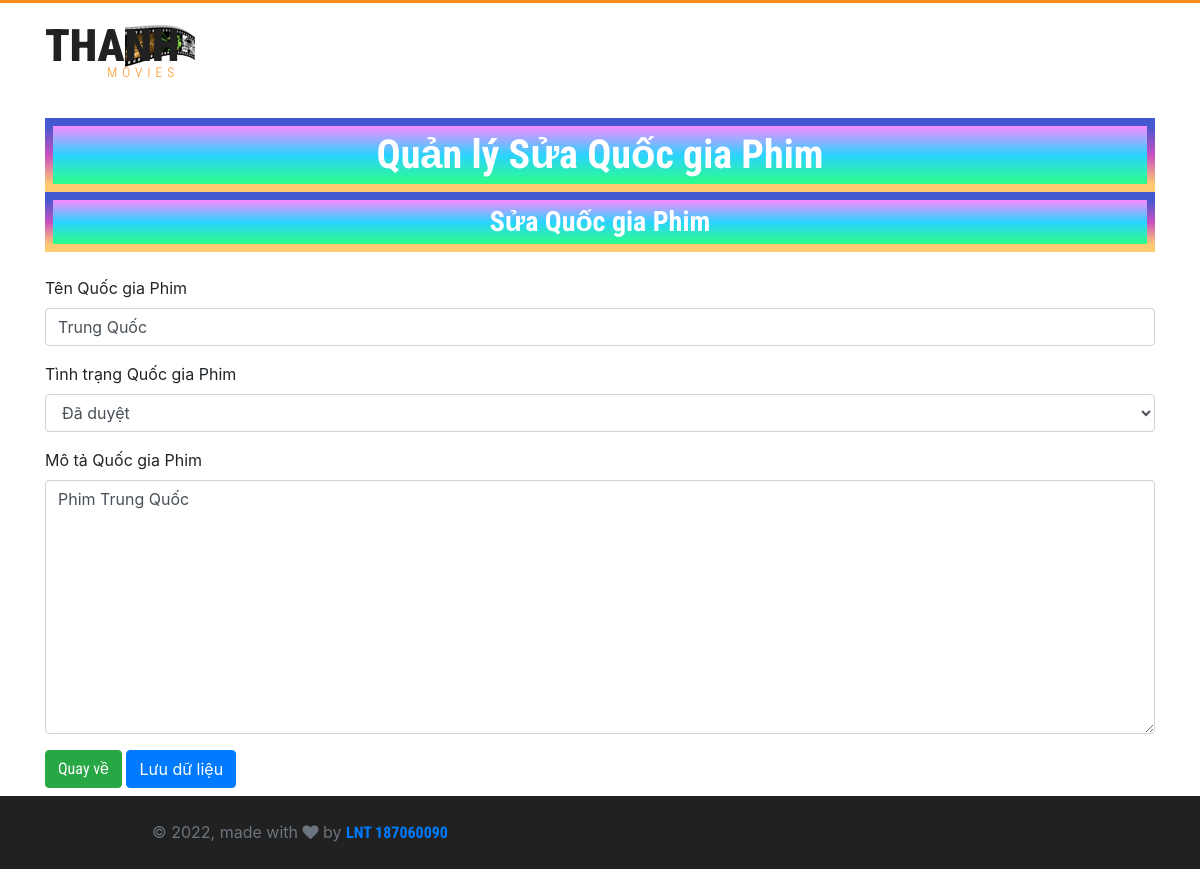
Screenshot of /admin/countries/update.php?countries_id=2 with the database file from the repository.
### tables this page shows
CREATE TABLE IF NOT EXISTS `countries` (
  `id` int(11) NOT NULL AUTO_INCREMENT,
  `title` varchar(100) DEFAULT NULL,
  `description` varchar(255) DEFAULT NULL,
  `status` int(11) DEFAULT NULL,
  PRIMARY KEY (`id`)
);

### admin/countries/update.php (the view, shortened to what this page needs)
<!DOCTYPE html>
<html lang="en">
<head>
    <link href="/web-xem-phim/assets/vendor/bootstrap/css/bootstrap.css" rel="stylesheet" type="text/css" media="all" />
    <link href="/web-xem-phim/assets/css/style.css" rel="stylesheet" type="text/css" media="all" />
    <link href="/web-xem-phim/assets/css/jquery.slidey.min.css" rel="stylesheet">
    <link href="/web-xem-phim/thong-tin-phim/assets/css/style.css" rel="stylesheet" type="text/css" media="all">
    <?php include_once(__DIR__ . '/../../frontend/layouts/styles.php'); ?>
</head>
<body>
    <div class="header">
        <div class="container">
            <div class="w3layouts_logo">
                <a href="/web-xem-phim/index.php">
                    <h1>Thanh<span>Movies</span></h1>
                </a>
            </div>
            <div class="clearfix"> </div>
        </div>
    </div>
    <main role="main" class="mb-2">
        <div class="container mt-2">
            <div class="full borderf">
                <h1 class="tieu-de">Quản lý Sửa Quốc gia Phim</h1>
            </div>
            <?php
            include_once __DIR__ . '/../../dbconnect.php';
            $countries_id = $_GET['countries_id'];
            $sqlSelect = "SELECT * FROM countries WHERE id = $countries_id;";
            $resultSelect = mysqli_query($conn, $sqlSelect);
            $countriesRow = mysqli_fetch_array($resultSelect, MYSQLI_ASSOC);
            ?>
        </div>
        <div class="container">
            <div class="full borderf">
                <h3 class="text-movies">Sửa Quốc gia Phim</h3>
            </div>
            <br>
            <div class="row">
                <div class="col">
                    <form name="frmThemMoi" id="frmThemMoi" method="post" action="" enctype="multipart/form-data">
                        <div class="form-row">
                            <div class="form-group col-12">
                                <label for="countries_title">Tên Quốc gia Phim</label>
                                <input type="text" class="form-control" id="countries_title" name="countries_title" placeholder="Tên Quốc gia Phim" value="<?= $countriesRow['title'] ?>">
                            </div>
                        </div>
                        <div class="form-row">
                            <div class="form-group col-12">
                                <label for="countries_status">Tình trạng Quốc gia Phim</label>
                                <select class="form-control" id="countries_status" name="countries_status">
                                    <option value="<?= $countriesRow['status'] = 1 ?>">Đã duyệt</option>
                                    <option value="<?= $countriesRow['status'] = 2 ?>">Chưa duyệt</option>
                                </select>
                            </div>
                        </div>
                        <div class="form-row">
                            <div class="form-group col">
                                <label for="countries_description">Mô tả Quốc gia Phim</label>
                                <textarea class="form-control" id="countries_description" name="countries_description" placeholder="Mô tả Quốc gia Phim" rows="10"><?= $countriesRow['description'] ?></textarea>
                            </div>
                        </div>
                        <a href="/web-xem-phim/admin/countries/index.php" class="btn btn-success">Quay về</a>
                        <button class="btn btn-primary" name="btnLuu">Lưu dữ liệu</button>
                    </form>
                </div>
            </div>
        </div>
    </main>
    <?php include_once __DIR__ . '/../../admin/footer.php' ?>
</body>
</html>

### assets/css/style.css (style rules this page uses)
html, body { font-size: 100%; font-family: 'Roboto Condensed', sans-serif; background:#ffffff; }
h1,h2,h3,h4,h5,h6,a { font-family: 'Roboto Condensed', sans-serif; margin:0; }
ul,label { margin:0; padding:0; }
.header { padding: 1em 0; border-top: 3px solid #FF8D1B; }
.w3layouts_logo { float:left; }
.w3layouts_logo a { display:block; text-decoration:none; }
.w3layouts_logo a h1 { font-size: 2.8em; color: #212121; text-transform: uppercase; background: url(../images/1.jpg) no-repeat 80px 6px; padding-right: 1.67em; font-weight: 900; padding-bottom: .3em; }
.w3layouts_logo a h1 span { color: #FF8D1B; font-size: .3em; display: block; font-weight: 300; letter-spacing: 5px; text-align: right; line-height: 0; }

### thong-tin-phim/assets/css/style.css (style rules this page uses)
.tieu-de { margin: 0; background: linear-gradient(#FA8BFF, #2BD2FF, #2BFF88); color: #fff; font-weight: bold; text-align: center; padding: 5px; width: 100%; }
.text-movies { margin: 0; background: linear-gradient(#FA8BFF, #2BD2FF, #2BFF88); color: #fff; font-weight: bold; text-align: center; padding: 5px; width: 100%; }
.borderf { font-size: 1.6rem; display: grid; place-items: center; border: 8px solid; }
.full { border-image: linear-gradient(#4158D0, #C850C0, #FFCC70) 1; }

### rows the page displays
countries: countries_title "Trung Quốc", countries_description "Phim Trung Quốc"
